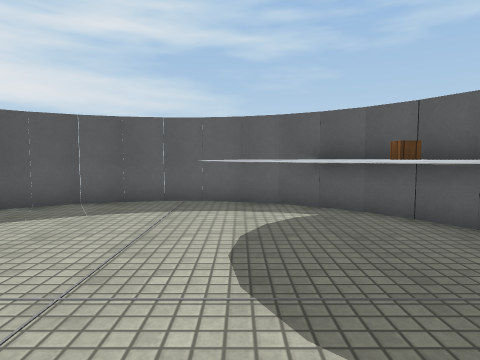
View 1 (above)

12 first-person views from a walk through a Unity game level. The camera is 1.2 m above the floor, tilts 4° down and sees 75° across. The floor is counted in squares, 1 m on a side. Each view is taken from the middle of a square. On the plan, view 1 faces up. The plan holds only what a view shows up to about 13 squares ahead; the rest is blank. The place goes on beyond the plan. The player character is not drawn. Surface patterns are stand-ins for the level's own textures.

View 2
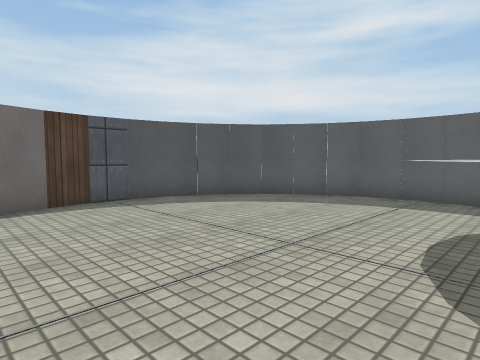

View 3
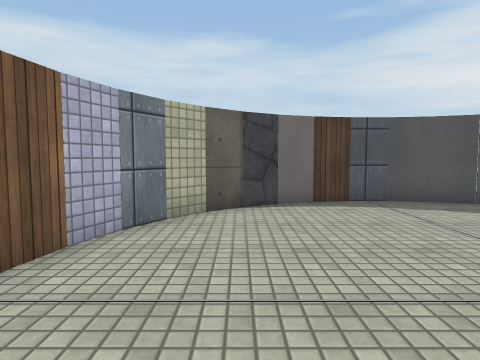

View 4
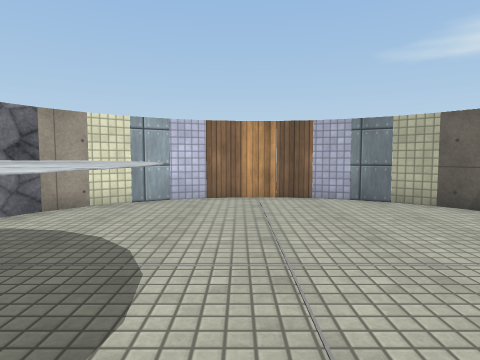

View 5
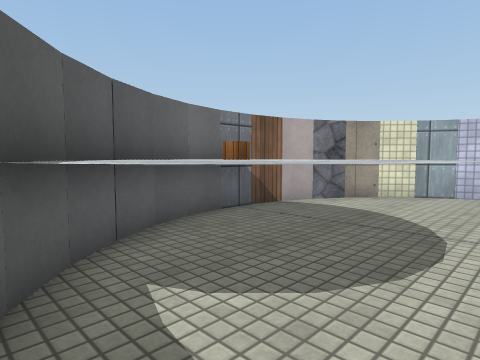

View 6
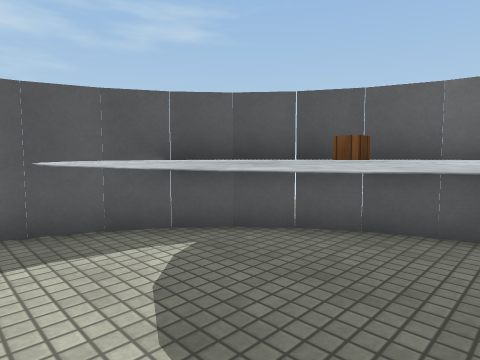

View 7
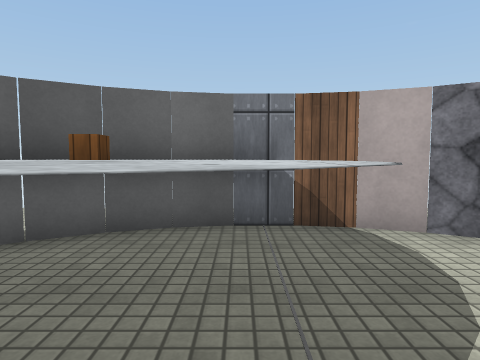

View 8
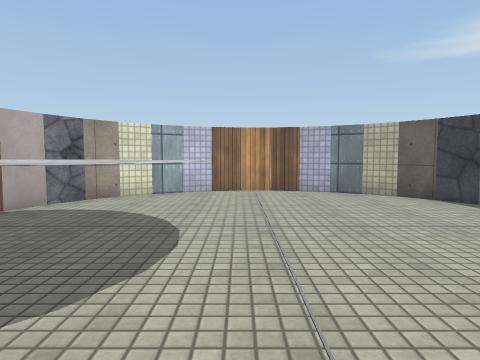

View 9
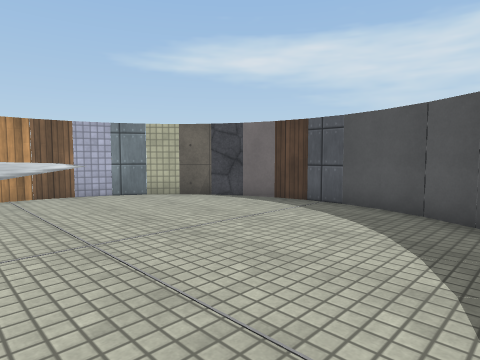

View 10
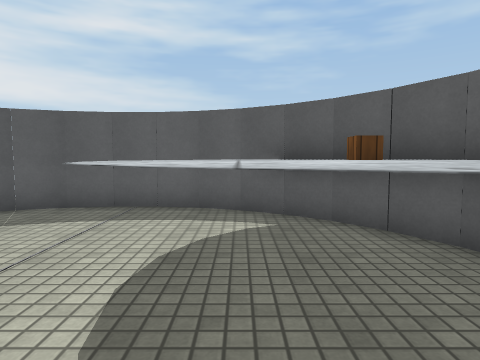

View 11
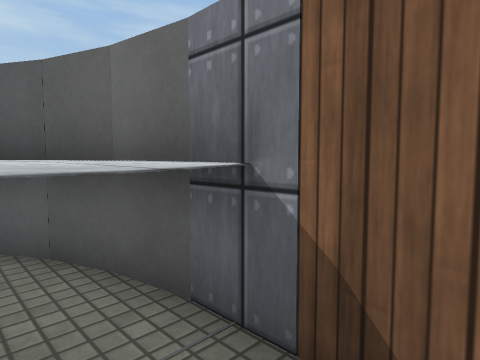

View 12
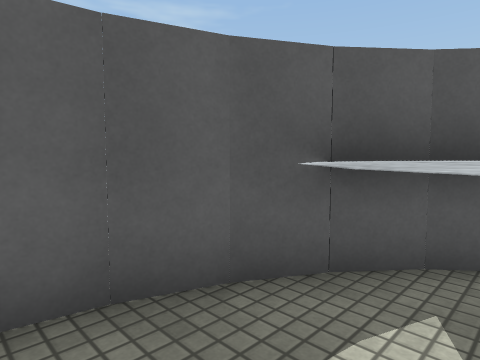

### Floor plan
Key: @ floor where view 1 was taken; # wall or solid block; . floor; = window, fence, low wall or low ledge; ^ raised ledge; O other object.
Columns run from 8 left of view 1 to 5 right of it. Each row starts with its distance up from view 1.
  9      ####
  8    ##....##
  7   #......^^^
  6  #......^^^^^
  5  #......^^OO^
  4 #.......^^^^^^
  3 #.......^^^^^#
  2 #........^^^^#
  1 #...........#=
  0  #......@...#
 -1  #.........##
 -2   #.......##
 -3    ###..###
 -4      ####

Where each view was taken, in squares from view 1:
view 1: 0 up, 0 right, facing up
view 2: 1 down, 1 right, facing up-left
view 3: 1 down, 1 right, facing left
view 4: 6 up, 1 left, facing down
view 5: 8 up, 1 left, facing down-right
view 6: 3 up, 1 left, facing up-right
view 7: 3 up, 1 left, facing right
view 8: 8 up, 1 left, facing down
view 9: 7 up, 0 right, facing down-left
view 10: 1 up, 1 right, facing up
view 11: 1 up, 3 right, facing up-right
view 12: 6 up, 1 left, facing up-right
